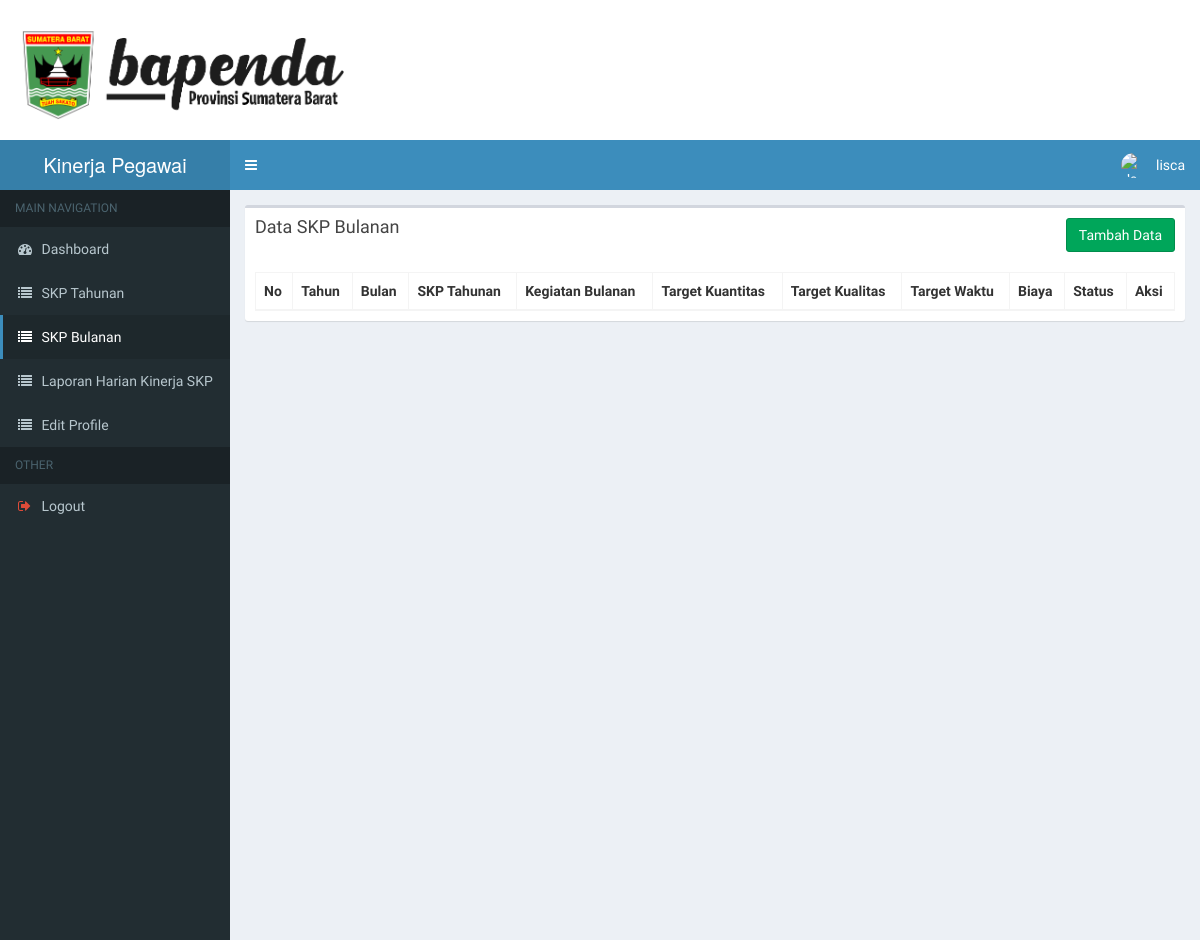
Page /detail_index.php?p=skpbulanan (signed in) on the earlier database version.
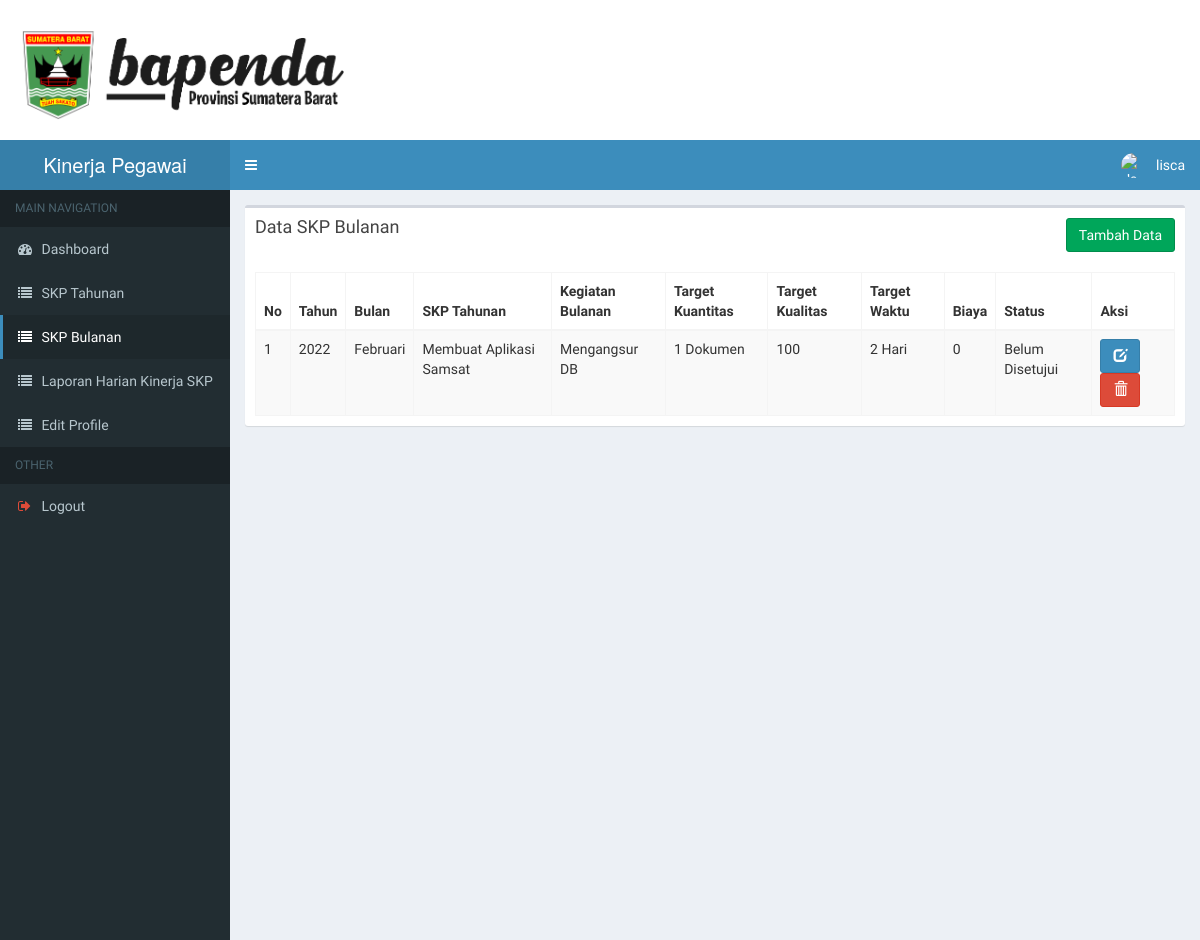
Same page on the later database version.
### tables this page shows
CREATE TABLE `skp_bulanan` (
  `id_skp_bulanan` int(11) NOT NULL,
  `tahun` year(4) NOT NULL,
  `bulan` varchar(20) NOT NULL,
  `id_skp_tahunan` int(11) NOT NULL,
  `kegiatan_bulanan` varchar(125) NOT NULL,
  `target_kuantitas` int(11) NOT NULL,
  `satuan_kuantitas` varchar(20) NOT NULL,
  `target_waktu` varchar(20) NOT NULL,
  `biaya` int(11) NOT NULL,
  `status_skp_bulanan` varchar(20) NOT NULL
);

CREATE TABLE `skp_tahunan` (
  `id_skp_tahunan` int(11) NOT NULL,
  `tahun` year(4) NOT NULL,
  `kegiatan_tahunan` varchar(125) NOT NULL,
  `target_kuantitas` int(11) NOT NULL,
  `satuan_kuantitas` varchar(20) NOT NULL,
  `target_kualitas` int(11) NOT NULL,
  `target_waktu` int(11) NOT NULL,
  `periode_awal` date NOT NULL,
  `periode_akhir` date NOT NULL,
  `biaya` int(11) NOT NULL,
  `status_skp_tahunan` varchar(20) NOT NULL
);

### page/skpbulanan/index.php (the view, shortened to what this page needs)
<div class="row">
    <div class="col-xs-12">
      <div class="box">
        <div class="box-header">
          <h3 class="box-title">Data SKP Bulanan</h3><span class="pull-right"><a class="btn btn-success" href="?p=skpbulanan&act=create">Tambah Data</a></span>
        </div>
        <div class="box-body">
          <table id="example1" class="table table-bordered table-striped">
            <thead>
            <tr>
              <th>No</th>
              <th>Tahun</th>
              <th>Bulan</th>
              <th>SKP Tahunan</th>
              <th>Kegiatan Bulanan</th>
              <th>Target Kuantitas</th>
              <th>Target Kualitas</th>
              <th>Target Waktu</th>
              <th>Biaya</th>
              <th>Status</th>
              <th>Aksi</th>
            </tr>
            </thead>
            <tbody>
            	<?php
                $no = 0;
            		$sql = "select * from skp_bulanan join skp_tahunan on skp_bulanan.id_skp_tahunan=skp_tahunan.id_skp_tahunan";
            		$query = mysqli_query($con, $sql);
            		while ($row = mysqli_fetch_assoc($query)):
                  $no++;
            	 ?>
            	<tr>
            	<td><?= $no ?></td>
            	<td><?= $row['tahun'] ?></td>
                <td><?= $row['bulan'] ?></td>
                <td><?= $row['kegiatan_tahunan'] ?></td>
                <td><?= $row['kegiatan_bulanan'] ?></td>
                <td><?= $row['target_kuantitas'] ?> <?= $row['satuan_kuantitas'] ?></td>
                <td><?= $row['target_kualitas'] ?></td>
                <td><?= $row['target_waktu'] ?> Hari</td>
                <td><?= $row['biaya'] ?></td>
                <td><?= $row['status_skp_bulanan'] ?></td>
                <td>
                  <a href="detail_index.php?p=skpbulanan&act=edit&id_skp_bulanan=<?= $row['id_skp_bulanan'] ?>" class="btn btn-primary"><i class="glyphicon glyphicon-edit"></i></a>
                  <a href="detail_index.php?p=skpbulanan&delete&id_skp_bulanan=<?= $row['id_skp_bulanan'] ?>" class="btn btn-danger" onclick="return confirm('Apakah Yakin Ingin Menghapus Data Atasan?')"><i class="glyphicon glyphicon-trash"></i></a>
                </td>
            	 </tr>
            	<?php endwhile; ?>
            </tbody>
          </table>
        </div>
      </div>
    </div>
  </div>

Differences in the rows shown:
added skp_bulanan: id_skp_tahunan.tahun "2022", bulan "Februari", id_skp_tahunan.kegiatan_tahunan "Membuat Aplikasi Samsat", kegiatan_bulanan "Mengangsur DB", id_skp_tahunan.target_kuantitas "1", id_skp_tahunan.satuan_kuantitas "Dokumen", id_skp_tahunan.target_kualitas "100", id_skp_tahunan.target_waktu "2", id_skp_tahunan.biaya "0", status_skp_bulanan "Belum Disetujui"
